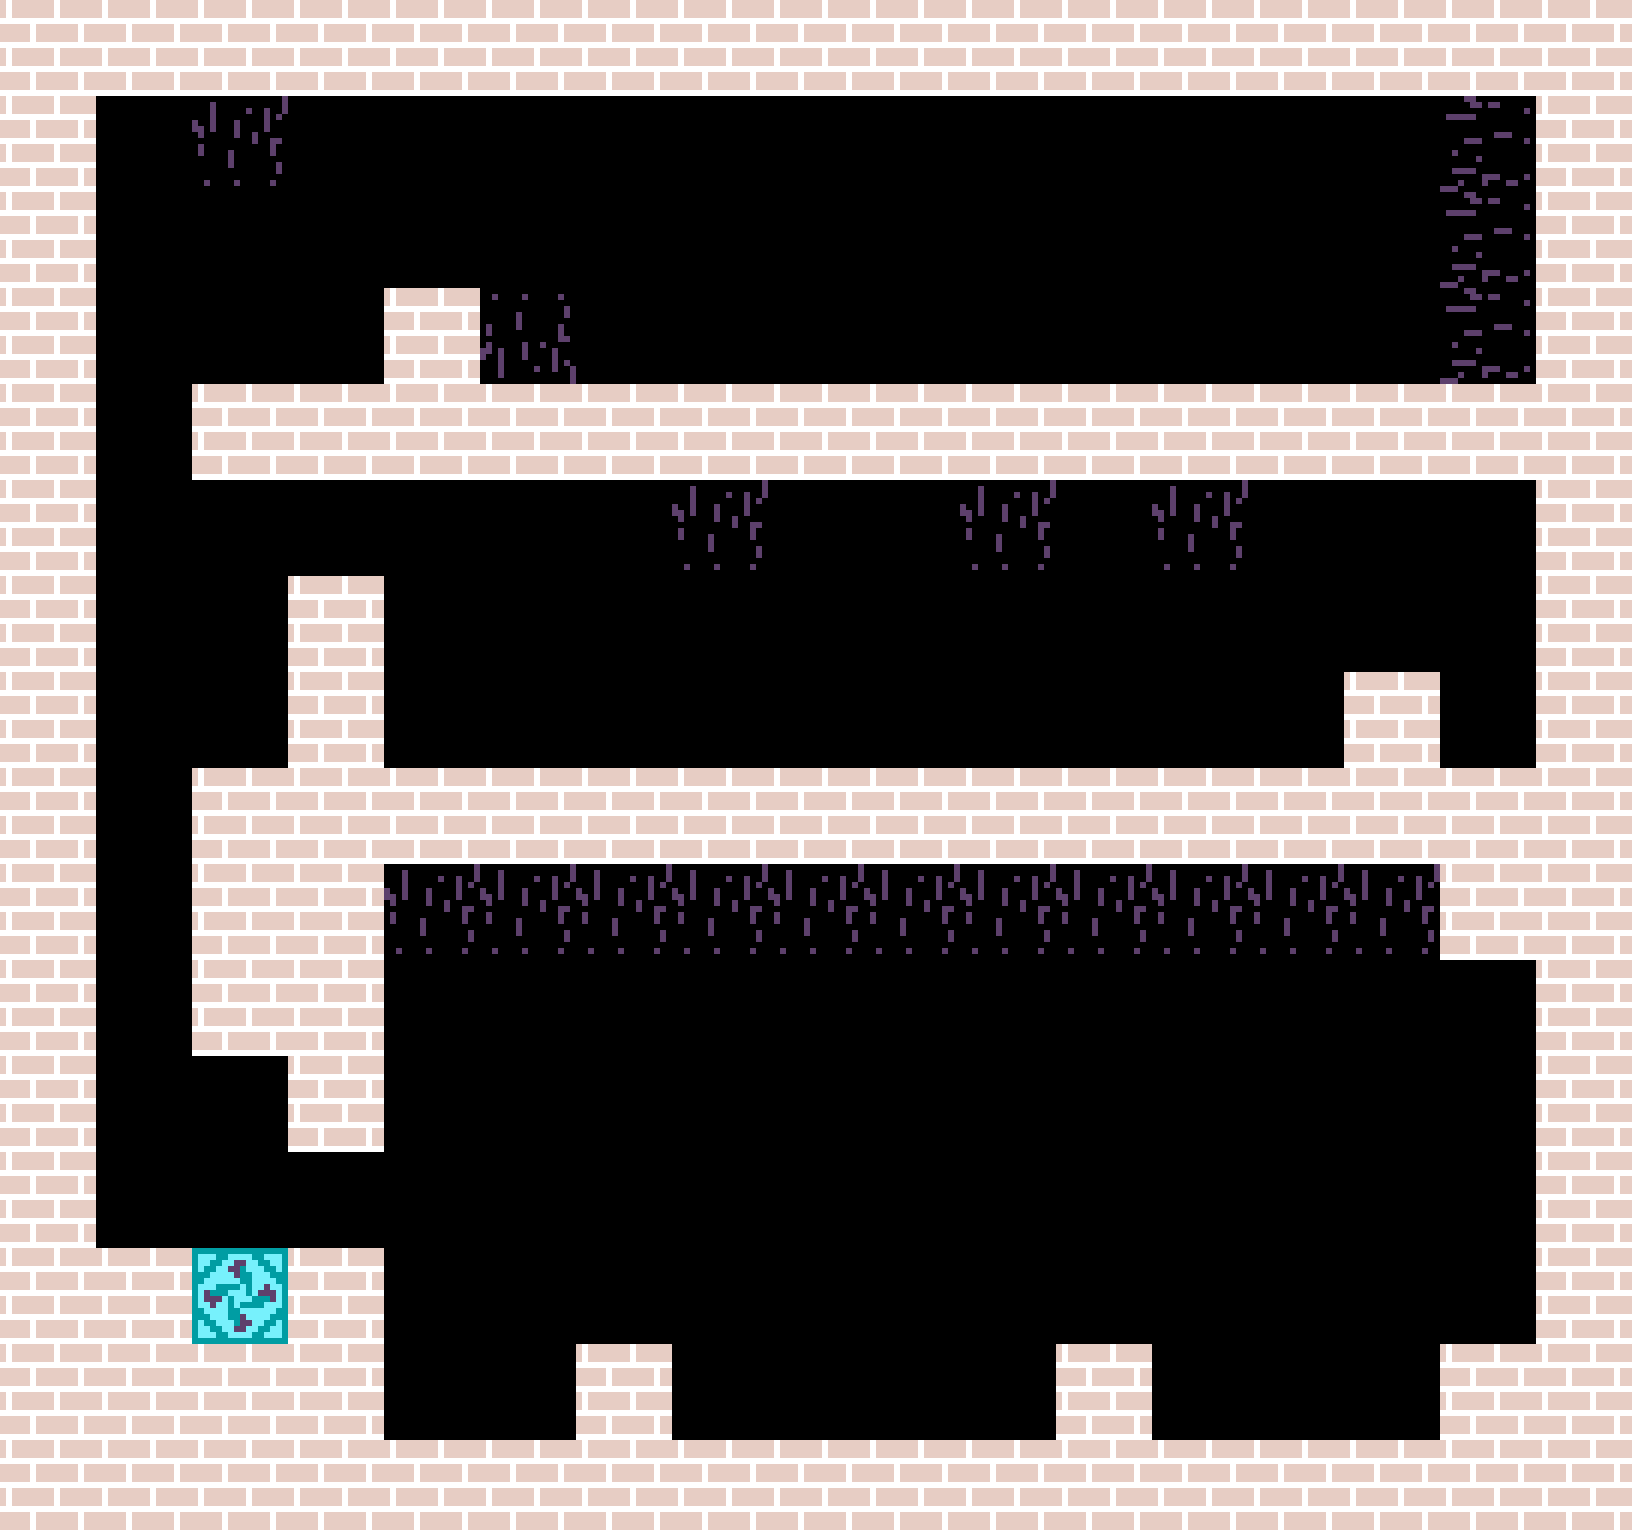

This game map was drawn from its Tiled (.tmx) file and the tilesets committed beside it. A one-line description and the full map source follow:
An orthogonal 17x16 tile map with 96x96 px tiles, 3 tile layers (Terrain, Enemies, Decoration) and 38 objects (Canon).

<map version="1.10" tiledversion="1.11.2" orientation="orthogonal" renderorder="right-down" width="17" height="16" tilewidth="96" tileheight="96" infinite="0" nextlayerid="7" nextobjectid="53">
 <properties>
  <property name="CanonFiringRate" type="float" value="4.35" />
  <property name="LanternWidth" type="float" value="60" />
 </properties>
 <tileset firstgid="1" source="../Tilesets/platformerTiles.tsx" />
 <layer id="1" name="Terrain" width="17" height="16">
  <data encoding="csv">
1,1,1,1,1,1,1,1,1,1,1,1,1,1,1,1,1,
1,0,0,0,0,0,0,0,0,0,0,0,0,0,0,0,1,
1,0,0,0,0,0,0,0,0,0,0,0,0,0,0,0,1,
1,0,0,0,1,0,0,0,0,0,0,0,0,0,0,0,1,
1,0,1,1,1,1,1,1,1,1,1,1,1,1,1,1,1,
1,0,0,0,0,0,0,0,0,0,0,0,0,0,0,0,1,
1,0,0,1,0,0,0,0,0,0,0,0,0,0,0,0,1,
1,0,0,1,0,0,0,0,0,0,0,0,0,0,1,0,1,
1,0,1,1,1,1,1,1,1,1,1,1,1,1,1,1,1,
1,0,1,1,0,0,0,0,0,0,0,0,0,0,0,1,1,
1,0,1,1,0,0,0,0,0,0,0,0,0,0,0,0,1,
1,0,0,1,0,0,0,0,0,0,0,0,0,0,0,0,1,
1,0,0,0,0,0,0,0,0,0,0,0,0,0,0,0,1,
1,1,2,1,0,0,0,0,0,0,0,0,0,0,0,0,1,
1,1,1,1,0,0,1,0,0,0,0,1,0,0,0,1,1,
1,1,1,1,1,1,1,1,1,1,1,1,1,1,1,1,1
</data>
 </layer>
 <layer id="2" name="Enemies" width="17" height="16">
  <data encoding="csv">
0,0,0,0,0,0,0,0,0,0,0,0,0,0,0,0,0,
0,0,17,0,0,0,0,0,0,0,0,0,0,0,0,32,0,
0,0,0,0,0,0,0,0,0,0,0,0,0,0,0,32,0,
0,0,0,0,0,37,0,0,0,0,0,0,0,0,0,32,0,
0,0,0,0,0,0,0,0,0,0,0,0,0,0,0,0,0,
0,0,0,0,0,0,0,17,0,0,17,0,17,0,0,0,0,
0,0,0,0,0,0,0,0,0,0,0,0,0,0,0,0,0,
0,0,0,0,0,0,0,0,0,0,0,0,0,0,0,0,0,
0,0,0,0,0,0,0,0,0,0,0,0,0,0,0,0,0,
0,0,0,0,17,17,17,17,17,17,17,17,17,17,17,0,0,
0,0,0,0,0,0,0,0,0,0,0,0,0,0,0,0,0,
0,0,0,0,0,0,0,0,0,0,0,0,0,0,0,0,0,
0,0,0,0,0,0,0,0,0,0,0,0,0,0,0,0,0,
0,0,0,0,0,0,0,0,0,0,0,0,0,0,0,0,0,
0,0,0,0,0,0,0,0,0,0,0,0,0,0,0,0,0,
0,0,0,0,0,0,0,0,0,0,0,0,0,0,0,0,0
</data>
 </layer>
 <layer id="3" name="Decoration" width="17" height="16">
  <data encoding="csv">
0,0,0,0,0,0,0,0,0,0,0,0,0,0,0,0,0,
0,0,0,0,0,0,0,0,0,0,0,0,0,0,0,0,0,
0,0,0,0,0,0,0,0,0,0,0,0,0,0,0,0,0,
0,0,0,0,0,0,0,0,0,0,0,0,0,0,0,0,0,
0,0,0,0,0,0,0,0,0,0,0,0,0,0,0,0,0,
0,0,0,0,0,0,0,0,0,0,0,0,0,0,0,0,0,
0,0,0,0,0,0,0,0,0,0,0,0,0,0,0,0,0,
0,0,0,0,0,0,0,0,0,0,0,0,0,0,0,0,0,
0,0,0,0,0,0,0,0,0,0,0,0,0,0,0,0,0,
0,0,0,0,0,0,0,0,0,0,0,0,0,0,0,0,0,
0,0,0,0,0,0,0,0,0,0,0,0,0,0,0,0,0,
0,0,0,0,0,0,0,0,0,0,0,0,0,0,0,0,0,
0,0,0,0,0,0,0,0,0,0,0,0,0,0,0,0,0,
0,0,0,0,0,0,0,0,0,0,0,0,0,0,0,0,0,
0,0,0,0,0,0,0,0,0,0,0,0,0,0,0,0,0,
0,0,0,0,0,0,0,0,0,0,0,0,0,0,0,0,0
</data>
 </layer>
 <objectgroup id="4" name="Interactable">
  <object id="20" template="../ObjectTemplates/StartBall.tx" x="192" y="1248" />
  <object id="23" template="../ObjectTemplates/TeleportPortalOn.tx" x="1440" y="1344" />
  <object id="24" template="../ObjectTemplates/TeleportLocationOn.tx" x="1440" y="768" />
  <object id="25" template="../ObjectTemplates/EndSwitchBall.tx" x="192" y="1152" />
  <object id="40" template="../ObjectTemplates/ChangerLantern.tx" x="384" y="288">
   <properties>
    <property name="WidthChange" type="float" value="90" />
   </properties>
  </object>
  <object id="43" template="../ObjectTemplates/Spring.tx" x="192" y="768" />
  <object id="44" template="../ObjectTemplates/Spring.tx" x="480" y="1440" />
  <object id="47" template="../ObjectTemplates/Spring.tx" x="768" y="1440" />
  <object id="49" template="../ObjectTemplates/Spring.tx" x="960" y="1440" />
  <object id="45" template="../ObjectTemplates/Spring.tx" x="384" y="1440" />
  <object id="46" template="../ObjectTemplates/Spring.tx" x="672" y="1440" />
  <object id="48" template="../ObjectTemplates/Spring.tx" x="864" y="1440" />
  <object id="50" template="../ObjectTemplates/Spring.tx" x="1152" y="1440" />
  <object id="51" template="../ObjectTemplates/Spring.tx" x="1248" y="1440" />
  <object id="52" template="../ObjectTemplates/Spring.tx" x="1344" y="1440" />
 </objectgroup>
 <objectgroup id="5" name="Interactable Enemies">
  <object id="26" template="../ObjectTemplates/Canon.tx" x="1440" y="1152" />
  <object id="27" name="Canon" gid="58" x="1440" y="1056" width="96" height="96">
   <properties>
    <property name="Floor" type="bool" value="false" />
    <property name="Orientation" value="Left" />
    <property name="Passthrough" type="bool" value="false" />
   </properties>
  </object>
  <object id="41" template="../ObjectTemplates/FallingSpike.tx" x="288" y="192" />
  <object id="42" template="../ObjectTemplates/FallingSpike.tx" x="384" y="576" />
 </objectgroup>
 <objectgroup id="6" name="Collectable">
  <object id="1" template="../ObjectTemplates/Coin.tx" x="384" y="1248" />
  <object id="2" template="../ObjectTemplates/Coin.tx" x="480" y="1248" />
  <object id="3" template="../ObjectTemplates/Coin.tx" x="672" y="1248" />
  <object id="4" template="../ObjectTemplates/Coin.tx" x="768" y="1152" />
  <object id="13" template="../ObjectTemplates/Coin.tx" x="672" y="768" />
  <object id="15" template="../ObjectTemplates/Coin.tx" x="960" y="768" />
  <object id="14" template="../ObjectTemplates/Coin.tx" x="480" y="768" />
  <object id="5" template="../ObjectTemplates/Coin.tx" x="864" y="1152" />
  <object id="12" template="../ObjectTemplates/Coin.tx" x="768" y="768" />
  <object id="16" template="../ObjectTemplates/Coin.tx" x="1056" y="768" />
  <object id="17" template="../ObjectTemplates/Coin.tx" x="1248" y="768" />
  <object id="6" template="../ObjectTemplates/Coin.tx" x="960" y="1248" />
  <object id="7" template="../ObjectTemplates/Coin.tx" x="1152" y="1248" />
  <object id="8" template="../ObjectTemplates/Coin.tx" x="1248" y="1152" />
  <object id="9" template="../ObjectTemplates/Coin.tx" x="1344" y="1248" />
  <object id="10" template="../ObjectTemplates/Coin.tx" x="1056" y="1344" />
  <object id="11" template="../ObjectTemplates/Coin.tx" x="576" y="1344" />
  <object id="21" template="../ObjectTemplates/Lantern.tx" x="288" y="1248" />
  <object id="22" template="../ObjectTemplates/LifeBlock.tx" x="96" y="192" />
 </objectgroup>
</map>
